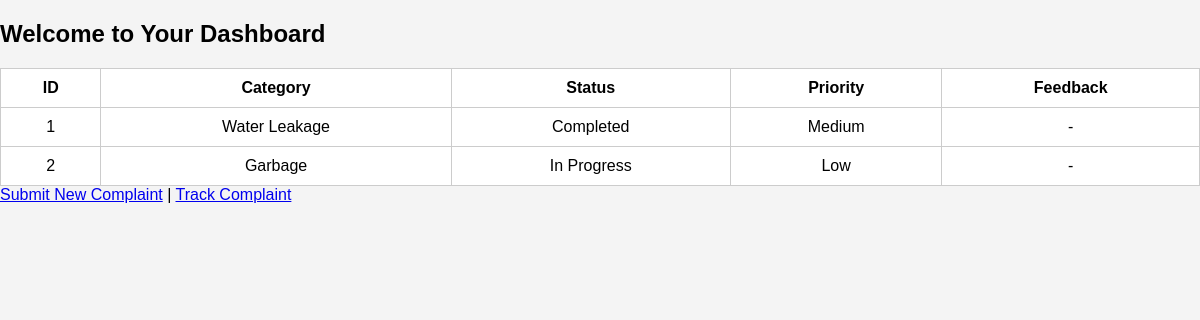
Screenshot of /user_dashboard/autianushka2008@gmail.com with the database file from the repository.
### tables this page shows
CREATE TABLE complaints(
id INTEGER PRIMARY KEY AUTOINCREMENT,
name TEXT,
mobile TEXT,
email TEXT,
category TEXT,
priority TEXT,
location TEXT,
image TEXT,
status TEXT DEFAULT 'Pending',
feedback TEXT
);

### app.py (the view)
@app.route("/user_dashboard/<email>", methods=["GET","POST"])
def user_dashboard(email):
    conn = get_db()
    cursor = conn.cursor()
    cursor.execute("SELECT * FROM complaints WHERE email=?", (email,))
    data = cursor.fetchall()
    conn.close()
    return render_template("user_dashboard.html", data=data, email=email)

### app.py (called while the page is built)
def get_db():
    conn = sqlite3.connect("complaints.db")
    conn.row_factory = sqlite3.Row
    return conn

### templates/user_dashboard.html (shortened to what this page needs)
<!DOCTYPE html>
<html>
<head>
    <link rel="stylesheet" href="/static/style.css">
</head>
<body>
<h2>Welcome to Your Dashboard</h2>
<table border="1">
<tr>
<th>ID</th>
<th>Category</th>
<th>Status</th>
<th>Priority</th>
<th>Feedback</th>
</tr>
{% for c in data %}
<tr>
<td>{{ c['id'] }}</td>
<td>{{ c['category'] }}</td>
<td>{{ c['status'] }}</td>
<td>{{ c['priority'] }}</td>
<td>
{% if c['status']=="Resolved" %}
<form method="POST" action="/feedback/{{c['id']}}">
<textarea name="feedback" required>{{c['feedback']}}</textarea>
<input type="hidden" name="email" value="{{email}}">
<button type="submit">Submit Feedback</button>
</form>
{% else %}
-
{% endif %}
</td>
</tr>
{% endfor %}
</table>
<a href="/submit">Submit New Complaint</a> | <a href="/track">Track Complaint</a>
</body>
</html>

### static/style.css (style rules this page uses)
body { font-family:Arial;margin:0;background:#f4f4f4; }
table { width:100%;background:white;border-collapse:collapse; }
th,td { padding:10px;border:1px solid #ccc;text-align:center; }

### rows the page displays
complaints: id "1", category "Water Leakage", status "Completed", priority "Medium"
complaints: id "2", category "Garbage", status "In Progress", priority "Low"
